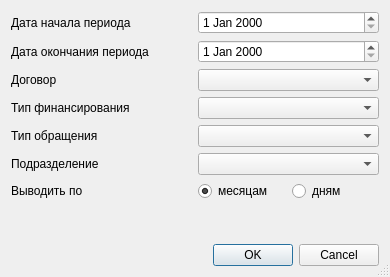
<?xml version="1.0" encoding="UTF-8"?>
<ui version="4.0">
 <class>ReportRegisterContractsSetupDialog</class>
 <widget class="QDialog" name="ReportRegisterContractsSetupDialog">
  <property name="windowModality">
   <enum>Qt::ApplicationModal</enum>
  </property>
  <property name="geometry">
   <rect>
    <x>0</x>
    <y>0</y>
    <width>390</width>
    <height>277</height>
   </rect>
  </property>
  <property name="sizePolicy">
   <sizepolicy hsizetype="Preferred" vsizetype="Preferred">
    <horstretch>0</horstretch>
    <verstretch>0</verstretch>
   </sizepolicy>
  </property>
  <property name="windowTitle">
   <string>параметры отчёта</string>
  </property>
  <property name="sizeGripEnabled">
   <bool>true</bool>
  </property>
  <layout class="QGridLayout" name="gridLayout">
   <item row="4" column="0">
    <widget class="QLabel" name="lblFinanceType">
     <property name="text">
      <string>Тип финансирования</string>
     </property>
    </widget>
   </item>
   <item row="3" column="0">
    <widget class="QLabel" name="lblContract">
     <property name="text">
      <string>Договор</string>
     </property>
    </widget>
   </item>
   <item row="2" column="1">
    <widget class="QDateEdit" name="edtEndDate"/>
   </item>
   <item row="2" column="0">
    <widget class="QLabel" name="lblEndDate">
     <property name="text">
      <string>Дата окончания периода</string>
     </property>
    </widget>
   </item>
   <item row="1" column="1">
    <widget class="QDateEdit" name="edtBegDate"/>
   </item>
   <item row="1" column="0">
    <widget class="QLabel" name="lblBegDate">
     <property name="text">
      <string>Дата начала периода</string>
     </property>
    </widget>
   </item>
   <item row="8" column="1">
    <spacer name="verticalSpacer">
     <property name="orientation">
      <enum>Qt::Vertical</enum>
     </property>
     <property name="sizeHint" stdset="0">
      <size>
       <width>20</width>
       <height>40</height>
      </size>
     </property>
    </spacer>
   </item>
   <item row="9" column="0" colspan="2">
    <widget class="QDialogButtonBox" name="buttonBox">
     <property name="orientation">
      <enum>Qt::Horizontal</enum>
     </property>
     <property name="standardButtons">
      <set>QDialogButtonBox::Cancel|QDialogButtonBox::Ok</set>
     </property>
    </widget>
   </item>
   <item row="6" column="0">
    <widget class="QLabel" name="lblOrgStructure">
     <property name="text">
      <string>Подразделение</string>
     </property>
    </widget>
   </item>
   <item row="5" column="0">
    <widget class="QLabel" name="lblEventType">
     <property name="text">
      <string>Тип обращения</string>
     </property>
    </widget>
   </item>
   <item row="4" column="1">
    <widget class="CRBComboBox" name="cmbFinanceType"/>
   </item>
   <item row="6" column="1">
    <widget class="COrgStructureComboBox" name="cmbOrgStructure"/>
   </item>
   <item row="3" column="1">
    <widget class="CContractComboBox" name="cmbContract"/>
   </item>
   <item row="5" column="1">
    <widget class="CRBComboBox" name="cmbEventType"/>
   </item>
   <item row="7" column="0">
    <widget class="QLabel" name="lblDateSortType">
     <property name="text">
      <string>Выводить по</string>
     </property>
    </widget>
   </item>
   <item row="7" column="1">
    <layout class="QHBoxLayout" name="horizontalLayout">
     <item>
      <widget class="QRadioButton" name="btnToMonth">
       <property name="text">
        <string>месяцам</string>
       </property>
       <property name="checked">
        <bool>true</bool>
       </property>
      </widget>
     </item>
     <item>
      <widget class="QRadioButton" name="btnToDay">
       <property name="text">
        <string>дням</string>
       </property>
      </widget>
     </item>
    </layout>
   </item>
  </layout>
 </widget>
 <customwidgets>
  <customwidget>
   <class>CContractComboBox</class>
   <extends>QComboBox</extends>
   <header>Accounting/ContractComboBox.h</header>
  </customwidget>
  <customwidget>
   <class>CRBComboBox</class>
   <extends>QComboBox</extends>
   <header>library/crbcombobox.h</header>
  </customwidget>
  <customwidget>
   <class>COrgStructureComboBox</class>
   <extends>QComboBox</extends>
   <header>Orgs/OrgStructComboBoxes.h</header>
  </customwidget>
 </customwidgets>
 <resources/>
 <connections>
  <connection>
   <sender>buttonBox</sender>
   <signal>accepted()</signal>
   <receiver>ReportRegisterContractsSetupDialog</receiver>
   <slot>accept()</slot>
   <hints>
    <hint type="sourcelabel">
     <x>132</x>
     <y>650</y>
    </hint>
    <hint type="destinationlabel">
     <x>65</x>
     <y>418</y>
    </hint>
   </hints>
  </connection>
  <connection>
   <sender>buttonBox</sender>
   <signal>rejected()</signal>
   <receiver>ReportRegisterContractsSetupDialog</receiver>
   <slot>reject()</slot>
   <hints>
    <hint type="sourcelabel">
     <x>245</x>
     <y>650</y>
    </hint>
    <hint type="destinationlabel">
     <x>267</x>
     <y>420</y>
    </hint>
   </hints>
  </connection>
 </connections>
</ui>
